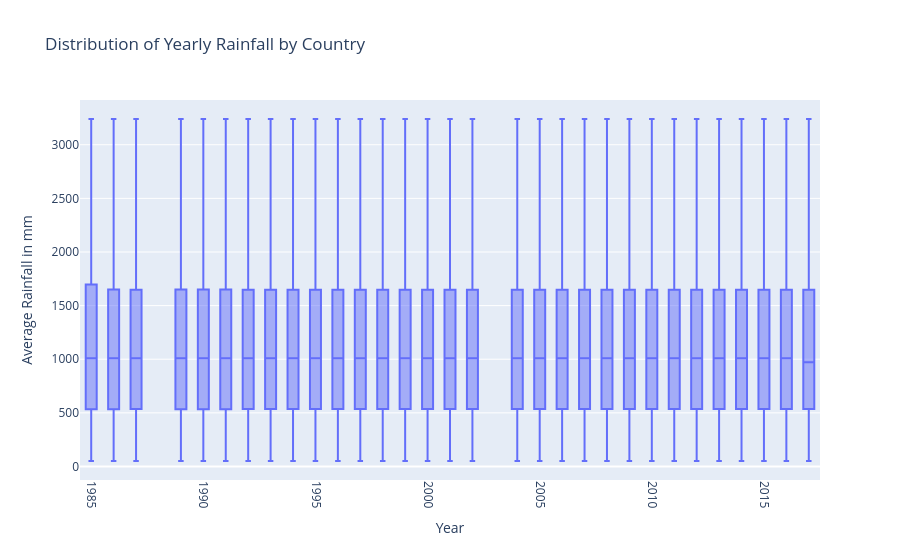

Notebook cell for this chart:
### Code cell
import plotly.express as px


y2.columns=y2.columns.str.strip().str.lower()


fig = px.box(y2, x='year', y='average_rain_fall_mm_per_year',
              title='Distribution of Yearly Rainfall by Country')

fig.update_layout(
    xaxis_title='Year',
    yaxis_title='Average Rainfall in mm',
    xaxis_tickangle=90
)

fig.show()

### Figure 1 — Plotly figure (JSON) as saved in the notebook; plotly's stock layout.template omitted (floating-point values rounded to 4 significant figures; data arrays with more than 128 entries replaced by an {"elided": "..."} marker saying what was removed)
{"data": [{"alignmentgroup": "True", "hovertemplate": "year=%{x}<br>average_rain_fall_mm_per_year=%{y}<extra></extra>", "legendgroup": "", "marker": {"color": "#636efa"}, "name": "", "notched": false, "offsetgroup": "", "orientation": "v", "showlegend": false, "type": "box", "x": {"elided": "6727 int values"}, "x0": " ", "xaxis": "x", "y": {"elided": "6727 float values"}, "y0": " ", "yaxis": "y"}], "layout": {"boxmode": "group", "legend": {"tracegroupgap": 0}, "title": {"text": "Distribution of Yearly Rainfall by Country"}, "xaxis": {"anchor": "y", "domain": [0, 1], "tickangle": 90, "title": {"text": "Year"}}, "yaxis": {"anchor": "x", "domain": [0, 1], "title": {"text": "Average Rainfall in mm"}}}}
